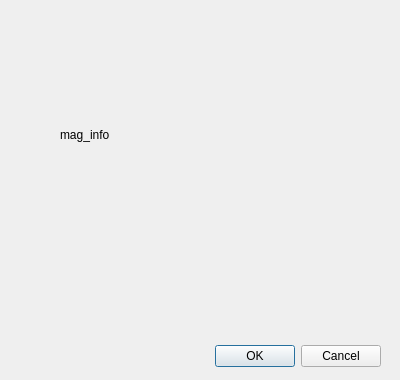
<?xml version="1.0" encoding="UTF-8"?>
<ui version="4.0">
 <class>Dialog</class>
 <widget class="QDialog" name="Dialog">
  <property name="geometry">
   <rect>
    <x>0</x>
    <y>0</y>
    <width>400</width>
    <height>380</height>
   </rect>
  </property>
  <property name="windowTitle">
   <string>Dialog</string>
  </property>
  <widget class="QDialogButtonBox" name="buttonBox">
   <property name="geometry">
    <rect>
     <x>40</x>
     <y>340</y>
     <width>341</width>
     <height>32</height>
    </rect>
   </property>
   <property name="orientation">
    <enum>Qt::Horizontal</enum>
   </property>
   <property name="standardButtons">
    <set>QDialogButtonBox::Cancel|QDialogButtonBox::Ok</set>
   </property>
  </widget>
  <widget class="MagCaliViewer" name="mag_info">
   <property name="geometry">
    <rect>
     <x>60</x>
     <y>10</y>
     <width>241</width>
     <height>249</height>
    </rect>
   </property>
   <property name="sizePolicy">
    <sizepolicy hsizetype="Preferred" vsizetype="Expanding">
     <horstretch>0</horstretch>
     <verstretch>8</verstretch>
    </sizepolicy>
   </property>
   <property name="text">
    <string>mag_info</string>
   </property>
  </widget>
 </widget>
 <customwidgets>
  <customwidget>
   <class>MagCaliViewer</class>
   <extends>QLabel</extends>
   <header>widgets.h</header>
  </customwidget>
 </customwidgets>
 <resources/>
 <connections>
  <connection>
   <sender>buttonBox</sender>
   <signal>accepted()</signal>
   <receiver>Dialog</receiver>
   <slot>accept()</slot>
   <hints>
    <hint type="sourcelabel">
     <x>248</x>
     <y>254</y>
    </hint>
    <hint type="destinationlabel">
     <x>157</x>
     <y>274</y>
    </hint>
   </hints>
  </connection>
  <connection>
   <sender>buttonBox</sender>
   <signal>rejected()</signal>
   <receiver>Dialog</receiver>
   <slot>reject()</slot>
   <hints>
    <hint type="sourcelabel">
     <x>316</x>
     <y>260</y>
    </hint>
    <hint type="destinationlabel">
     <x>286</x>
     <y>274</y>
    </hint>
   </hints>
  </connection>
 </connections>
</ui>
